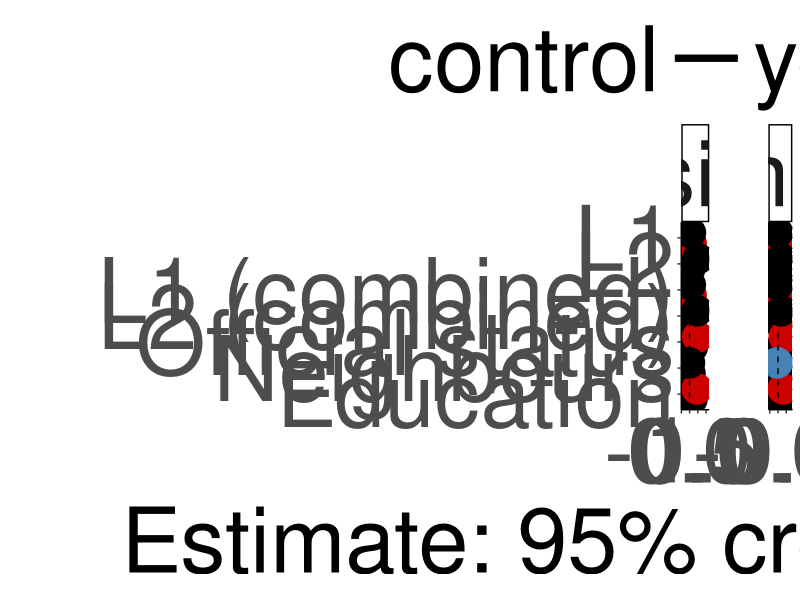
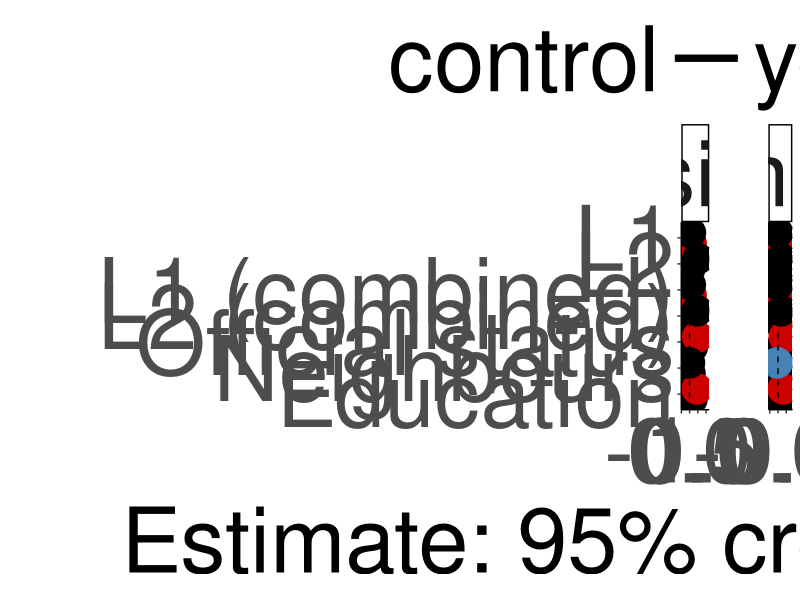

These charts were generated, in order, by the following R code:
suppressPackageStartupMessages({
  library(dplyr)
  library(ggplot2)
})

effs_I <- read.csv("output_tables_reduced/ effects Informativity_social_models .csv")
effs_I$variable <- "informativity"

effs_B <- read.csv("output_tables_reduced/ effects Boundness_social_models .csv")
effs_B$variable <- "fusion"

effs_1 <- as.data.frame(rbind(effs_B, effs_I))

effs_1$control <- "yes"

effs_I <- read.csv("output_tables_reduced/ effects Informativity_social_only_models .csv")
effs_I$variable <- "informativity"

effs_B <- read.csv("output_tables_reduced/ effects Boundness_social_only_models .csv")
effs_B$variable <- "fusion"

effs_2 <- as.data.frame(rbind(effs_B, effs_I))
effs_2$control <- "no"

effs <- as.data.frame(rbind(effs_1, effs_2))

effs_main <- effs %>%
  rename(lower=2,
         upper = 4,
         mean = 3) %>% 
  filter(!grepl("nonlinear", model)) %>%
  filter(!grepl("SD", effect)) %>%
  filter(!grepl("Intercept", effect)) 


#removing "(linear)" part within the model column
effs_main$model <- gsub("(\\s*\\(\\w+\\))", "", effs_main$model)

#adding "combined" after L1/L1 proportion where applicable
effs_main$effect <- ifelse(grepl("L1 speakers\\+", effs_main$model), paste(effs_main$effect, "(combined)"), effs_main$effect)

effs_main <- effs_main %>%
  mutate(effect=recode(effect,
                       "L2 proportion (combined)" = "L2 (combined)",
                       "L2 proportion" = "L2"))

eff_main_plot_df = effs_main %>%
  as.data.frame() %>%
  mutate_if(is.character, as.factor) %>%
  mutate(effect = factor(effect, levels=c("Education", "Neighbours", "Official status", "L2 (combined)", "L1 (combined)", "L2", "L1"))) %>%
  mutate(importance = case_when((lower < 0 & upper < 0)  ~ "negative",
                                (lower > 0 & upper > 0)  ~ "positive",
                                (lower < 0 & upper > 0) | 
                                  (lower < 0 & upper == 0) | (lower == 0 & upper > 0) ~ "no")) %>%
  mutate(importance = as.factor(importance)) %>%
  mutate(importance = factor(importance, levels=c("no", "positive", "negative"), ordered = TRUE)) %>%
  mutate(control = factor(control, levels=c("yes", "no"), ordered = TRUE)) 

effs_main_plot_bw = ggplot(eff_main_plot_df,
                           aes(y = effect,
                               x = mean, 
                               linetype=control,
                               color = importance)) +
  geom_errorbar(aes(xmin = lower, xmax = upper), 
                width=0.6, 
                size=2.5, 
                position = position_dodge(w = 0.8)) + 
  geom_point(size = 10, 
             position=position_dodge(w = 0.8)) +
  geom_line(position=position_dodge(w = 0.8)) +
  geom_vline(aes(xintercept = 0),
             lty = 2) + 
  scale_color_manual(values=c("black", "red3", "steelblue")) +
  ylab("") + 
  xlab("Estimate: 95% credible interval") + 
  theme_classic() +  
  facet_grid(. ~ variable, scales="free_x", space="free") +
  theme(axis.text=element_text(size=65),
        legend.text=element_text(size=65),
        axis.title=element_text(size=65),
        legend.title=element_text(size=65),
        strip.text.x = element_text(size = 65),
        legend.spacing.y = unit(2.7, 'cm'),
        legend.key.size = unit(2, 'cm'),
        legend.direction="horizontal",
        legend.position="top",
        panel.spacing.x = unit(15, "mm")) +
  guides(color="none")

effs_main_plot_bw
ggsave(file="output_reduced/effects_plot.svg", plot=effs_main_plot_bw, height = 22, width = 36)

